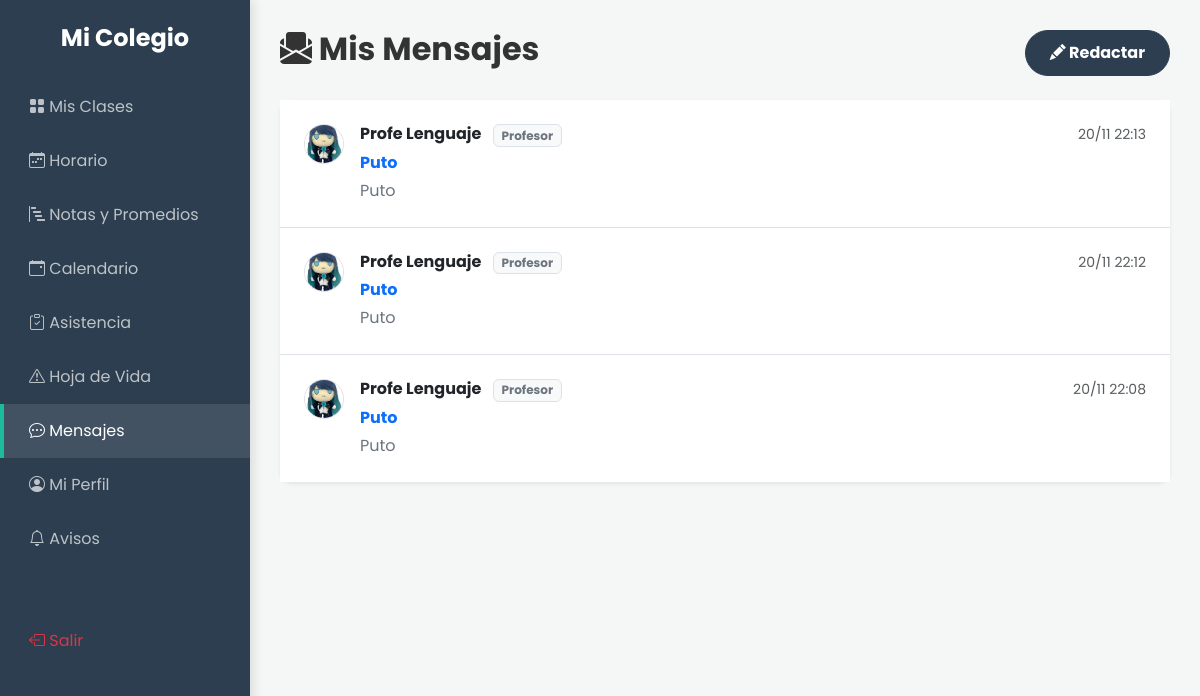
Page /alumno/mensajes.php (signed in) on the committed database.
### tables this page shows
CREATE TABLE `mensajes` (
  `id` int(11) NOT NULL,
  `remitente_id` int(11) NOT NULL,
  `destinatario_id` int(11) NOT NULL,
  `asunto` varchar(150) NOT NULL,
  `mensaje` text NOT NULL,
  `leido` tinyint(1) DEFAULT 0,
  `fecha` timestamp NOT NULL DEFAULT current_timestamp()
);

CREATE TABLE `usuarios` (
  `id` int(11) NOT NULL,
  `nombre` varchar(100) NOT NULL,
  `email` varchar(100) NOT NULL,
  `password` varchar(255) NOT NULL,
  `rol` enum('director','profesor','alumno','apoderado','administrador') NOT NULL,
  `foto` varchar(255) DEFAULT 'default.jpg',
  `created_at` timestamp NOT NULL DEFAULT current_timestamp()
);

### alumno/mensajes.php (the view, shortened to what this page needs)
<?php
require '../config/db.php';
$mi_id = $_SESSION['user_id'];
$sql = "SELECT m.*, u.nombre as remitente, u.rol as rol_remitente, u.foto
        FROM mensajes m
        JOIN usuarios u ON m.remitente_id = u.id
        WHERE m.destinatario_id = ? ORDER BY m.fecha DESC";
$stmt = $pdo->prepare($sql);
$stmt->execute([$mi_id]);
$mis_mensajes = $stmt->fetchAll();
?>
<!DOCTYPE html>
<html lang="es">
<head>
    <link href="https://cdn.jsdelivr.net/npm/bootstrap@5.3.0/dist/css/bootstrap.min.css" rel="stylesheet">
    <link rel="stylesheet" href="https://cdn.jsdelivr.net/npm/bootstrap-icons@1.10.5/font/bootstrap-icons.css">
    <link href="../assets/css/style.css" rel="stylesheet">
</head>
<body>
    <?php include '../includes/sidebar_alumno.php'; ?>
    <div class="main-content">
        <div class="d-flex justify-content-between align-items-center mb-4">
            <h2 class="fw-bold"><i class="bi bi-envelope-paper-fill"></i> Mis Mensajes</h2>
            <button class="btn btn-primary rounded-pill px-4 fw-bold" data-bs-toggle="modal" data-bs-target="#modalRedactar">
                <i class="bi bi-pencil-fill"></i> Redactar
            </button>
        </div>
        <div class="card shadow-sm border-0">
            <div class="card-body p-0">
                <?php if(count($mis_mensajes) == 0): ?>
                    <div class="text-center py-5 text-muted">
                        <i class="bi bi-inbox display-1 opacity-25"></i>
                        <p class="mt-2">No tienes mensajes nuevos.</p>
                    </div>
                <?php else: ?>
                    <div class="list-group list-group-flush">
                        <?php foreach($mis_mensajes as $msg): ?>
                            <div class="list-group-item p-4">
                                <div class="d-flex align-items-start">
                                    <?php $foto = $msg['foto'] ? "../assets/uploads/perfiles/".$msg['foto'] : "https://cdn-icons-png.flaticon.com/512/2995/2995620.png"; ?>
                                    <img src="<?php echo $foto; ?>" class="avatar-msg me-3 border">
                                    <div class="flex-grow-1">
                                        <div class="d-flex justify-content-between">
                                            <h6 class="mb-0 fw-bold text-dark">
                                                <?php echo $msg['remitente']; ?>
                                                <span class="badge bg-light text-secondary border ms-2"><?php echo ucfirst($msg['rol_remitente']); ?></span>
                                            </h6>
                                            <small class="text-muted"><?php echo date("d/m H:i", strtotime($msg['fecha'])); ?></small>
                                        </div>
                                        <p class="mb-1 fw-bold text-primary mt-1"><?php echo $msg['asunto']; ?></p>
                                        <p class="mb-0 text-secondary"><?php echo nl2br($msg['mensaje']); ?></p>
                                    </div>
                                </div>
                            </div>
                        <?php endforeach; ?>
                    </div>
                <?php endif; ?>
            </div>
        </div>
    </div>
</body>
</html>

### assets/css/style.css (style rules this page uses)
:root { --primary-color: #2c3e50; --secondary-color: #34495e; --accent-color: #1abc9c; --bg-light: #f4f7f6; --text-dark: #333; --sidebar-width: 250px; }
body { font-family: 'Poppins', sans-serif; background-color: var(--bg-light); color: var(--text-dark); }
.card { border: none; border-radius: 12px; box-shadow: 0 4px 20px rgba(0,0,0,0.05); transition: transform 0.3s ease, box-shadow 0.3s ease; }
.btn-primary { background-color: var(--primary-color); border-color: var(--primary-color); padding: 10px 20px; border-radius: 8px; }
.main-content { margin-left: var(--sidebar-width); padding: 30px; }

### alumno/mensajes.php (style rules this page uses)
.avatar-msg { width: 40px; height: 40px; object-fit: cover; border-radius: 50%; }

### rows in the picture
mensajes: remitente.foto (picture), remitente.nombre "Profe Lenguaje", remitente.rol "Profesor", fecha "20/11 22:13", asunto "Puto", mensaje "Puto"
mensajes: remitente.foto (picture), remitente.nombre "Profe Lenguaje", remitente.rol "Profesor", fecha "20/11 22:12", asunto "Puto", mensaje "Puto"
mensajes: remitente.foto (picture), remitente.nombre "Profe Lenguaje", remitente.rol "Profesor", fecha "20/11 22:08", asunto "Puto", mensaje "Puto"
